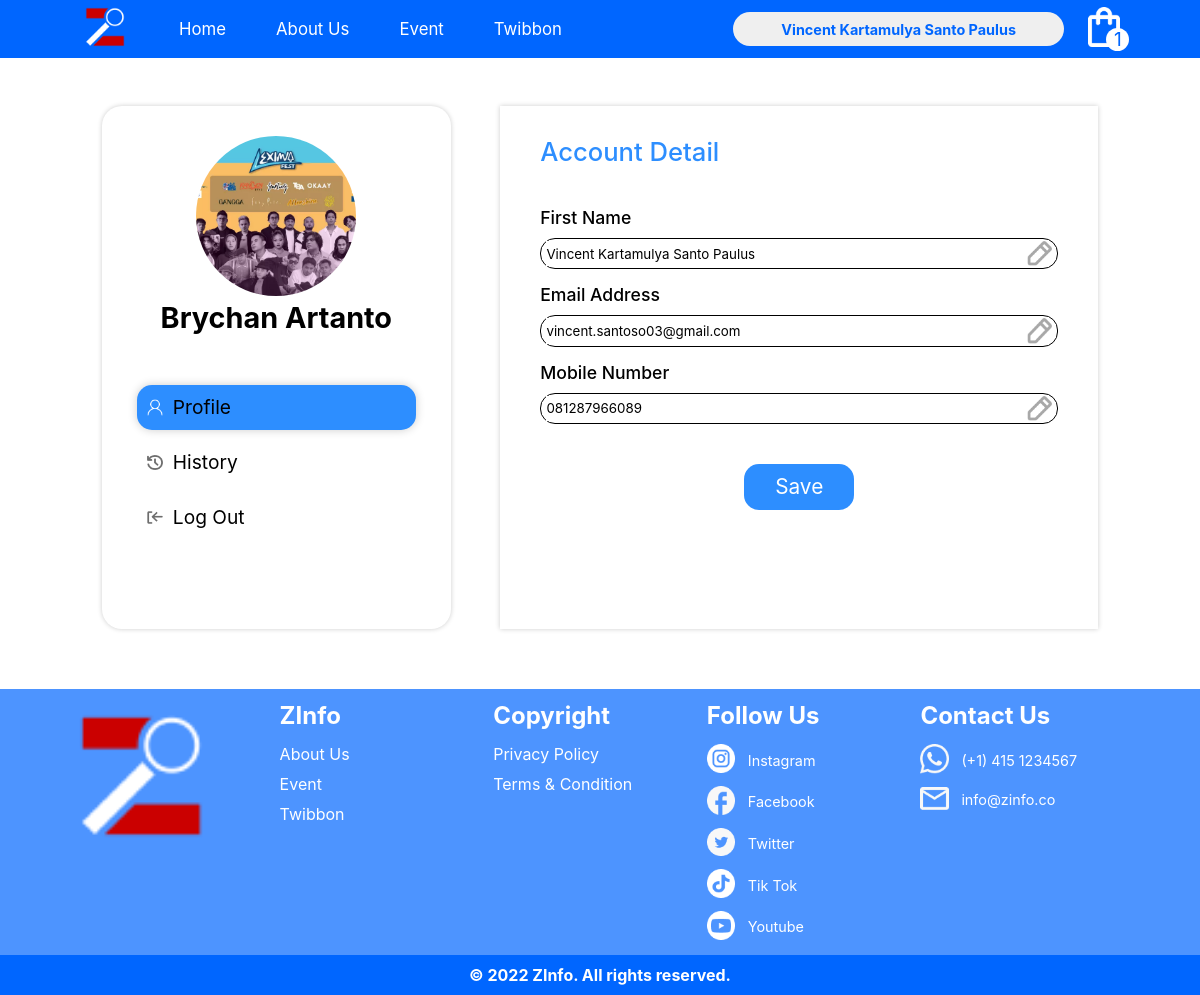
The page /profile.php (signed in) on the database its author committed.
### tables this page shows
CREATE TABLE `user` (
  `UserID` int(11) NOT NULL,
  `Nama` varchar(200) NOT NULL,
  `Email` varchar(100) NOT NULL,
  `Password` varchar(100) NOT NULL,
  `TanggalLahir` date DEFAULT NULL,
  `JenisKelamin` char(6) DEFAULT NULL,
  `NoTelp` varchar(12) NOT NULL
);

### profile.php (the view, shortened to what this page needs)
<!DOCTYPE html>
<html lang="en">
<head>
    <link rel="stylesheet" href="css/profile.css">
</head>
<body>
    <?php
        include 'DBconn.php';
        $UserID = $_SESSION["id"];
        $query = mysqli_query($conn, "SELECT * FROM `user` WHERE UserID = '$UserID'");
        $userDetail = mysqli_fetch_assoc($query);
    ?>
    <?php include "navbar.php" ?>
    <div id="profile">
        <div id="left-profile">
            <div>
                <img src="Asset/poster/12.jpeg" alt="">
                <h3>Brychan Artanto</h3>
                <div class="profile-menu active">
                    <img src="Asset/white-profile.png" alt="">
                    <p>Profile</p>
                </div>
                <div class="profile-menu">
                    <img src="Asset/history.png" alt="">
                    <p>History</p>
                </div>
                <div class="profile-menu">
                    <img src="Asset/logout.png" alt="">
                    <p>Log Out</p>
                </div>
            </div>
        </div>
        <div id="right-profile">
            <form action="profile.php" id="myForm" method="POST">
                <div>
                    <p>
                        Account Detail
                    </p>
                    <label for="">First Name</label>
                    <div class="input-control">
                        <input type="text" name="nama" value="<?= $userDetail['Nama']?>">
                        <img src="Asset/edit.png" alt="">
                    </div>
                    <label for="">Email Address</label>
                    <div class="input-control">
                        <input type="text" name="email" value="<?= $userDetail['Email']?>">
                        <img src="Asset/edit.png" alt="">
                    </div>
                    <label for="">Mobile Number</label>
                    <div class="input-control">
                        <input type="text" name="notelp" value="<?= $userDetail['NoTelp']?>">
                        <img src="Asset/edit.png" alt="">
                    </div>
                    <div id="button">
                        <button id="saveButton" name="updateProfile" onclick="updates()">Save</button>
                    </div>
                </div>
            </form>
        </div>
    </div>
    <?php include "footer.php" ?>
</body>
</html>

### navbar.php (shortened to what this page needs)
<!DOCTYPE html>
<html lang="en">
<head>
    <link rel="stylesheet" href="css/navbar.css">
</head>
<body>
    <?php
        include 'DBconn.php';
        $total_cart = 0;
        if(isset($_SESSION["login"])):
            $UserID = $_SESSION["id"];
            $query = mysqli_query($conn, "SELECT * FROM cart WHERE UserID = '$UserID'");
            $profile = mysqli_query($conn, "SELECT * FROM `user` WHERE UserID = '$UserID'");
            $total_cart = mysqli_num_rows($query);
            $profiles = mysqli_fetch_assoc($profile);
        endif
    ?>
    <nav id="nav">
        <div>
            <ul id="ul">
                <li class="hideLogo">
                    <a href="home.php">
                        <img src="Asset/Logo Zinfo 2.png" alt="">
                    </a>
                </li>
                <li>
                    <a href="home.php">Home</a>
                </li>
                <li>
                    <a href="">About Us</a>
                </li>
                <li>
                    <a href="event.php">Event</a>
                </li>
                <?php if(isset($_SESSION['login'])) : ?>
                <li>
                    <a href="twibbon.php">Twibbon</a>
                </li>
                <?php else : ?>
                <li>
                    <a href="login.php">Twibbon</a>
                </li>
                <?php endif; ?>
            </ul>
        </div>
        <div>
            <ul id="ul2">
                <?php if(!isset($_SESSION["login"])): ?>
                    <li id="login" onclick="location.href = 'login.php'">
                        <button>Log In</button>
                    </li>
                <?php else: ?>
                    <li id="login">
                        <button onclick="toggleMenu()">
                            <?php
                                $nama = $profiles['Nama'];
                                echo $nama;
                            ?>
                        </button>
                    </li>
                    <li class="hideLogo" id="liabsolute" onclick="location.href='cart.php'">
                        <a href="cart.php">
                            <img src="Asset/cart.png" alt="">
                        </a>
                        <div id="qty">
                            <?= $total_cart ?>
                        </div>
                    </li>
                <?php endif ?>
            </ul>
        </div>
    </nav>
</body>
</html>

### css/profile.css (style rules this page uses)
body { max-height: 100%; }
* { margin: 0; padding: 0; font-family: -apple-system, BlinkMacSystemFont, 'Segoe UI', Roboto, Oxygen, Ubuntu, Cantarell, 'Open Sans', 'Helvetica Neue', sans-serif; box-sizing: border-box; }
#profile { display: flex; flex-wrap: wrap; margin: 4% 8.5%; justify-content: space-between; }
#profile #left-profile { flex: 35%; max-width: 35%; }
#left-profile { text-align: center; box-shadow: 0px 0px 5px rgba(0,0,0, 20%); border-radius: 20px; padding: 3% 0% 8% 0%; }
#left-profile>div>img { width: 10em; height: 10em; object-fit: cover; border-radius: 50%; }
#left-profile>div>h3 { font-size: 1.8em; margin-bottom: 50px; }
.profile-menu { display: flex; flex-wrap: wrap; align-items: center; margin: 10px 10%; padding: 3%; font-size: 1.2em; }
.profile-menu img { flex: 6%; max-width: 6%; margin-right: 10px; }
.active { background-color: #2D8EFF; border-radius: 15px; box-shadow: 0px 0px 10px rgba(0,0,0, 20%); }
#profile #right-profile { flex: 60%; max-width: 60%; }
#right-profile { box-shadow: 0px 0px 5px rgba(0,0,0, 20%); padding: 3% 4%; }
#right-profile p { font-size: 1.6em; font-weight: 500; color: #2D8EFF; margin-bottom: 40px; }
.input-control { display: flex; flex-wrap: wrap; justify-content: space-between; border: 1px solid black; margin-top: 10px; margin-bottom: 15px; border-radius: 15px; padding: 0.4% 1%; }
#right-profile label { font-size: 1.1em; font-weight: 500; }
.input-control input { border: none; width: 90%; }
.input-control img { width: 5%; }
#button { text-align: center; margin-top: 40px; }
#saveButton { background-color: #2D8EFF; color: white; padding: 2% 6%; border: none; border-radius: 15px; font-size: 1.3em; cursor: pointer; }

### css/navbar.css (style rules this page uses)
* { box-sizing: border-box; margin: 0; padding: 0; }
nav { position: sticky; left: 0; top: 0; z-index: 5; display: flex; padding: 3px 5.5%; justify-content: space-between; align-items: center; background-color: #0066FF; flex-wrap: wrap; width: 100%; }
#ul > li > a > img { width: 4vw; }
nav ul { list-style-type: none; display: flex; justify-content: space-between; align-items: center; }
nav>div>#ul>li>a { padding: 15px; padding-right: 35px; color: white; font-size: 1.4vw; text-decoration: none; }
#ul2 img { width: 70%; }
#login > button { padding: 0.7vw 4vw; border: none; border-radius: 20px; color: #0066FF; font-weight: bolder; font-size: 1.2vw; margin-right: 2vw; cursor: pointer; }
#liabsolute { position: relative; }
#qty { position: absolute; bottom: 0%; right: 10%; background-color: white; border-radius: 50%; width: 1.2em; height: 1.2em; display: flex; justify-content: center; align-items: center; font-size: 1.2em; cursor: pointer; color:#0066FF }

### rows shown on the page
user: Nama "Vincent Kartamulya Santo Paulus", nama "Vincent Kartamulya Santo Paulus", email "vincent.santoso03@gmail.com", notelp "081287966089"

### other values the page prints
$total_cart "1"
